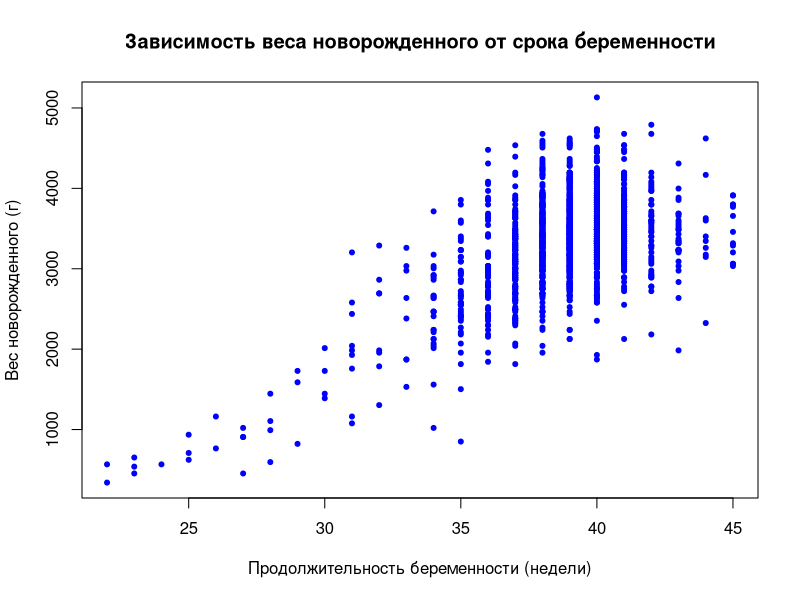
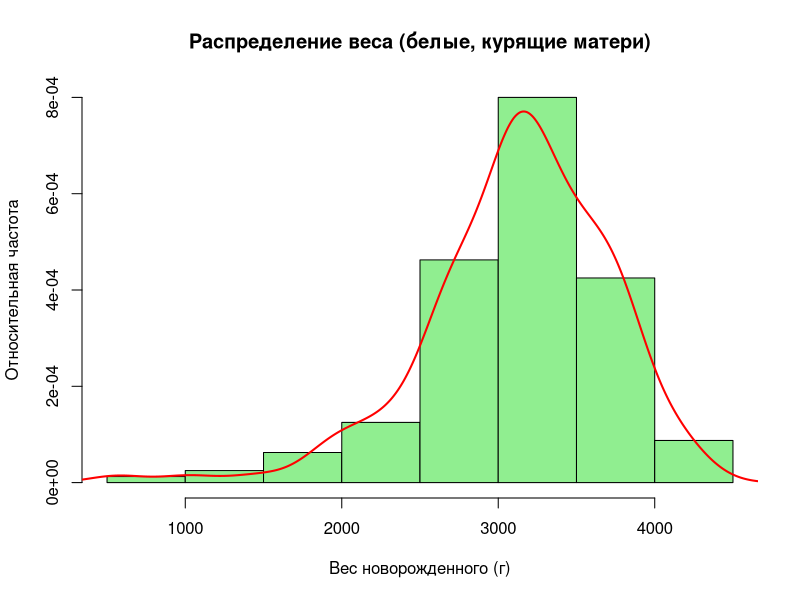
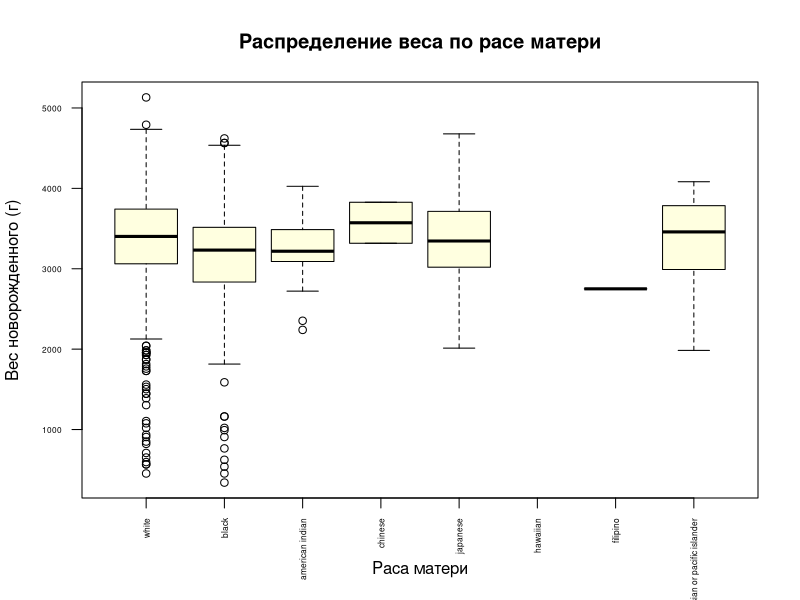
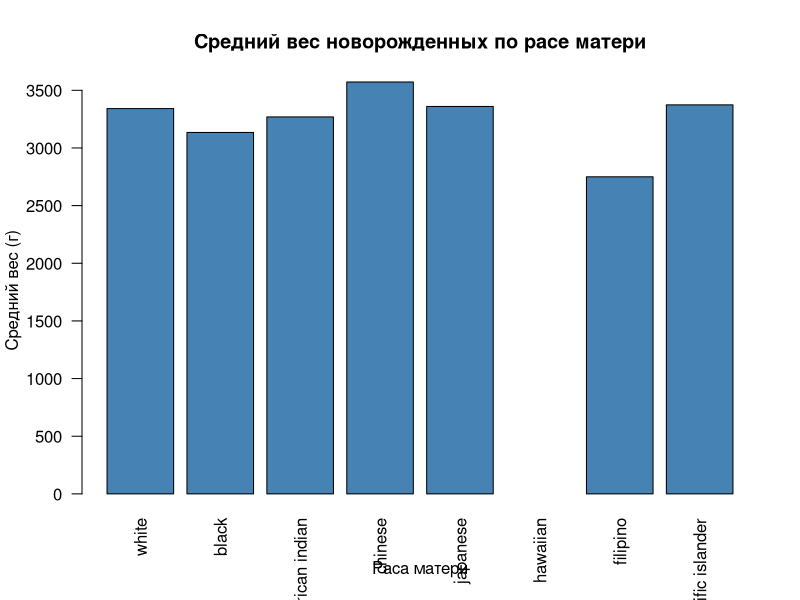
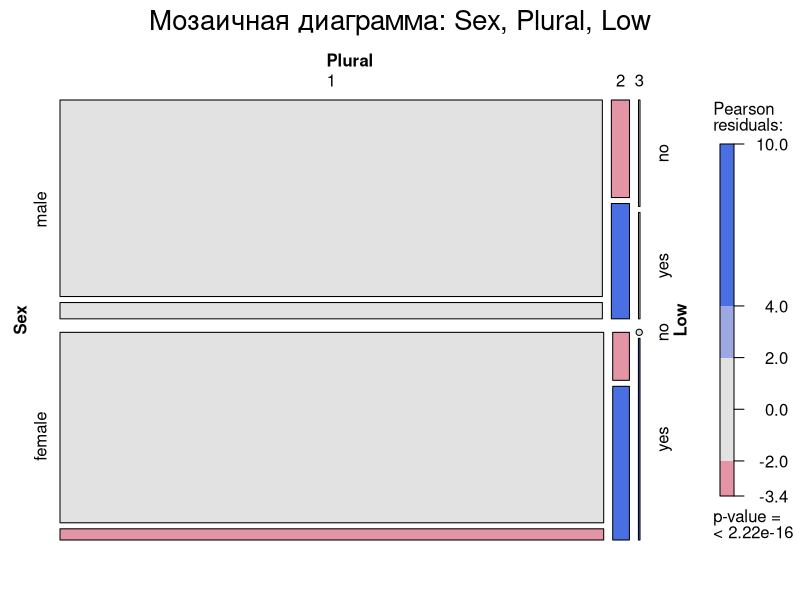
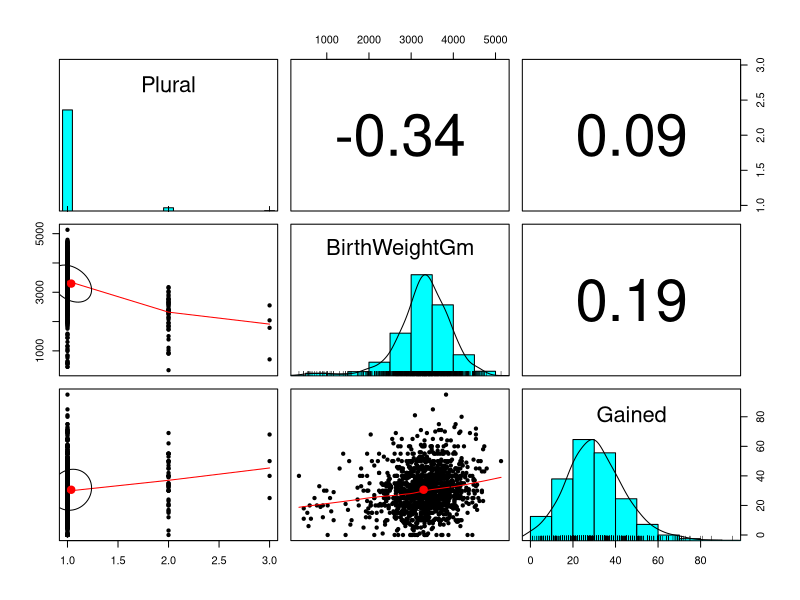
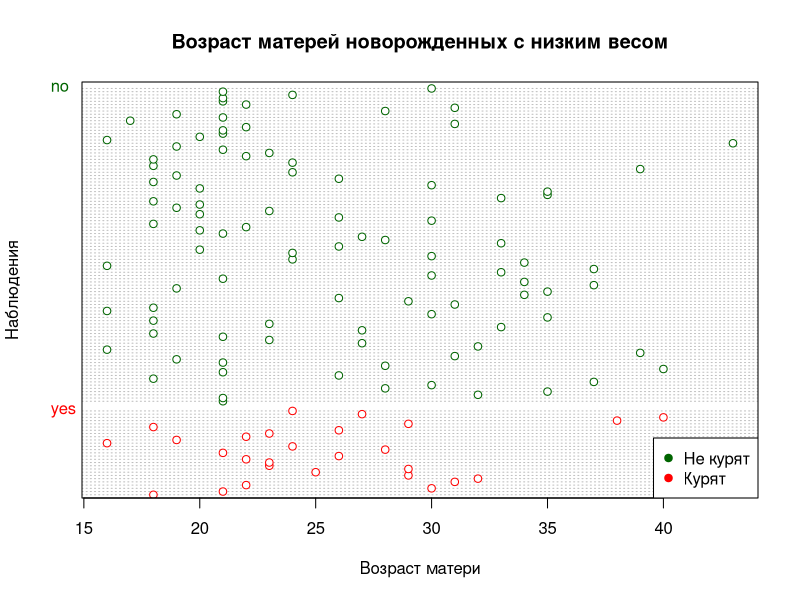
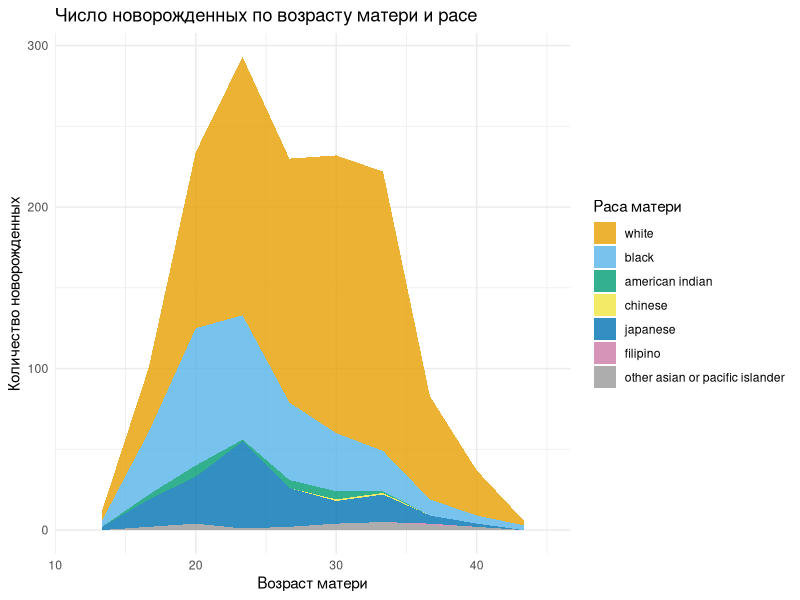

Generate these figures, in order, with R:
#lab2 вариант 11
library(psych)
library(ggplot2)
library(vcd)

data <- read.csv("NCbirth.csv", header = TRUE, sep = ",")

# Преобразование в факторные переменные
data$Plural <- factor(data$Plural, levels = c(1, 2, 3))
data$Sex <- factor(data$Sex, levels = c(1, 2), labels = c("male", "female"))
data$Marital <- factor(data$Marital, levels = c(1, 2), labels = c("yes", "no"))
data$RaceMom <- factor(data$RaceMom, levels = 1:8, 
                       labels = c("white", "black", "american indian", "chinese", 
                                  "japanese", "hawaiian", "filipino", "other asian or pacific islander"))
data$HispMom <- factor(data$HispMom, levels = c("C", "M", "N", "O", "P", "S"),
                       labels = c("Cuban", "Mexican", "not Hispanic", "Other Hispanic", 
                                  "Puerto Rico", "Central/South America"))
data$Smoke <- factor(data$Smoke, levels = c(0, 1), labels = c("no", "yes"))
data$Low <- factor(data$Low, levels = c(0, 1), labels = c("no", "yes"))
data$Premie <- factor(data$Premie, levels = c(0, 1), labels = c("no", "yes"))

summary(data)

plot(data$Weeks, data$BirthWeightGm,
     main = "Зависимость веса новорожденного от срока беременности",
     xlab = "Продолжительность беременности (недели)",
     ylab = "Вес новорожденного (г)",
     col = "blue", pch = 20)

subset_data <- data[which(data$RaceMom == "white" & data$Smoke == "yes"), ]

hist(subset_data$BirthWeightGm,
     breaks = 10,
     prob = TRUE,
     main = "Распределение веса (белые, курящие матери)",
     xlab = "Вес новорожденного (г)",
     ylab = "Относительная частота",
     col = "lightgreen")

lines(density(subset_data$BirthWeightGm), col = "red", lwd = 2)

boxplot(BirthWeightGm ~ RaceMom, data = data,
        main = "Распределение веса по расе матери",
        xlab = "Раса матери",
        ylab = "Вес новорожденного (г)",
        las = 2, col = "lightyellow",
        cex.axis = 0.5)

mean_weights <- tapply(data$BirthWeightGm, data$RaceMom, mean, na.rm = TRUE)
barplot(mean_weights,
        main = "Средний вес новорожденных по расе матери",
        xlab = "Раса матери",
        ylab = "Средний вес (г)",
        col = "steelblue", las = 2)

mosaic(~ Sex + Plural + Low, data = data,
       shade = TRUE,
       legend = TRUE,
       main = "Мозаичная диаграмма: Sex, Plural, Low")

pairs.panels(data[, c("Plural", "BirthWeightGm", "Gained")],
             title = "Матрица связей: Plural, BirthWeightGm, Gained")

low_weight <- data[data$Low == "yes", ]
low_weight$ID_ordered <- reorder(low_weight$ID, low_weight$MomAge)
dotchart(low_weight$MomAge,
         groups = low_weight$Smoke,
         gcolor = c("darkgreen", "red"),
         color = ifelse(low_weight$Smoke == "no", "darkgreen", "red"),
         main = "Возраст матерей новорожденных с низким весом",
         xlab = "Возраст матери",
         ylab = "Наблюдения")
legend("bottomright", legend = c("Не курят", "Курят"),
       col = c("darkgreen", "red"), pch = 19)


my_palette <- c(
  "white"                           = "#E69F00", 
  "black"                           = "#56B4E9", 
  "american indian"                 = "#009E73", 
  "chinese"                         = "#F0E442", 
  "japanese"                        = "#0072B2", 
  "hawaiian"                        = "#D55E00",
  "filipino"                        = "#CC79A7",
  "other asian or pacific islander" = "#999999" 
)

ggplot(data, aes(x = MomAge, fill = RaceMom)) +
  geom_area(stat = "bin", bins = 10, position = "stack", alpha = 0.8) +
  scale_fill_manual(values = my_palette, name = "Раса матери") +
  labs(title = "Число новорожденных по возрасту матери и расе",
       x = "Возраст матери",
       y = "Количество новорожденных",
       fill = "Раса матери") +
  theme_minimal()
